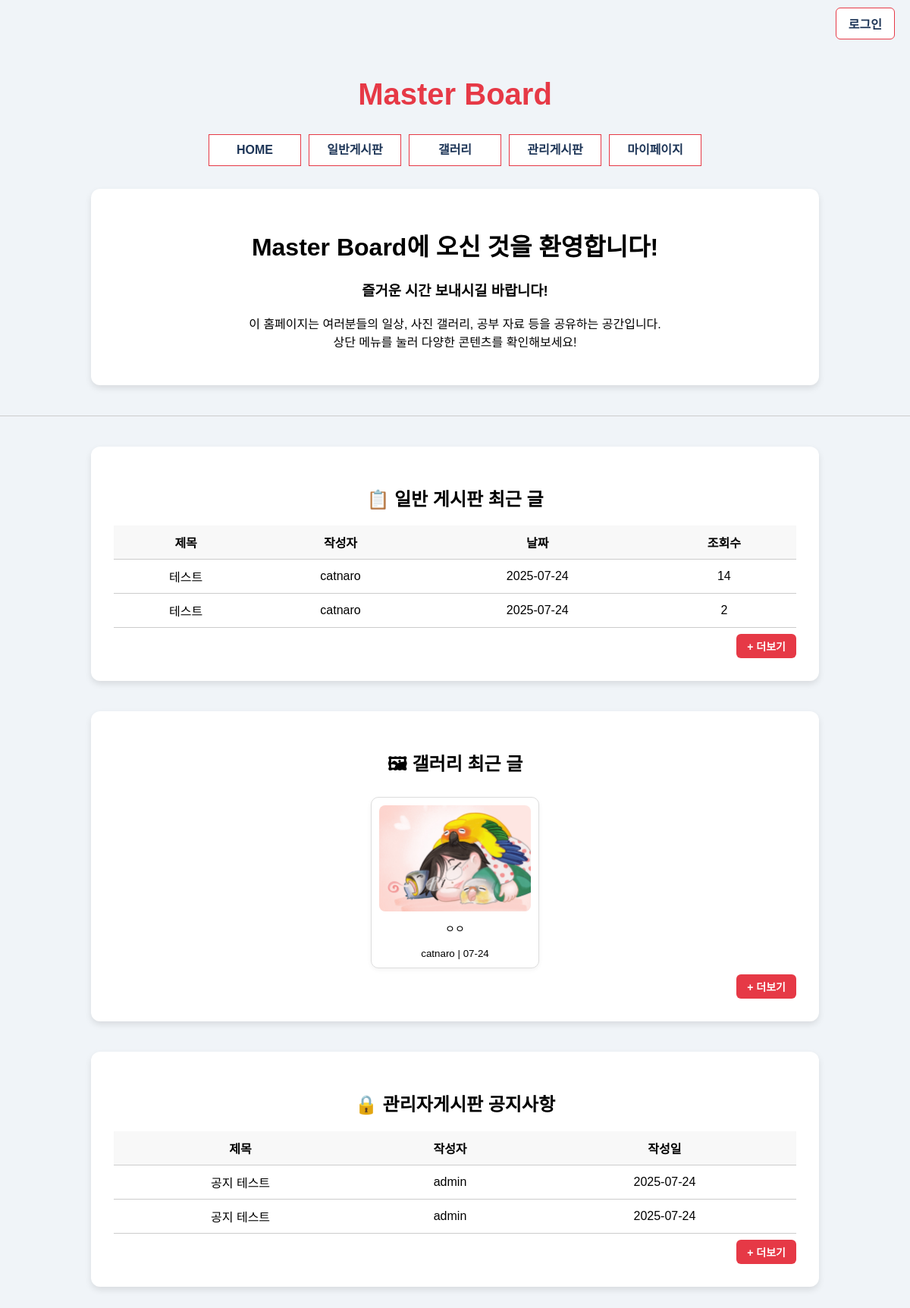
The app's page /, older data.
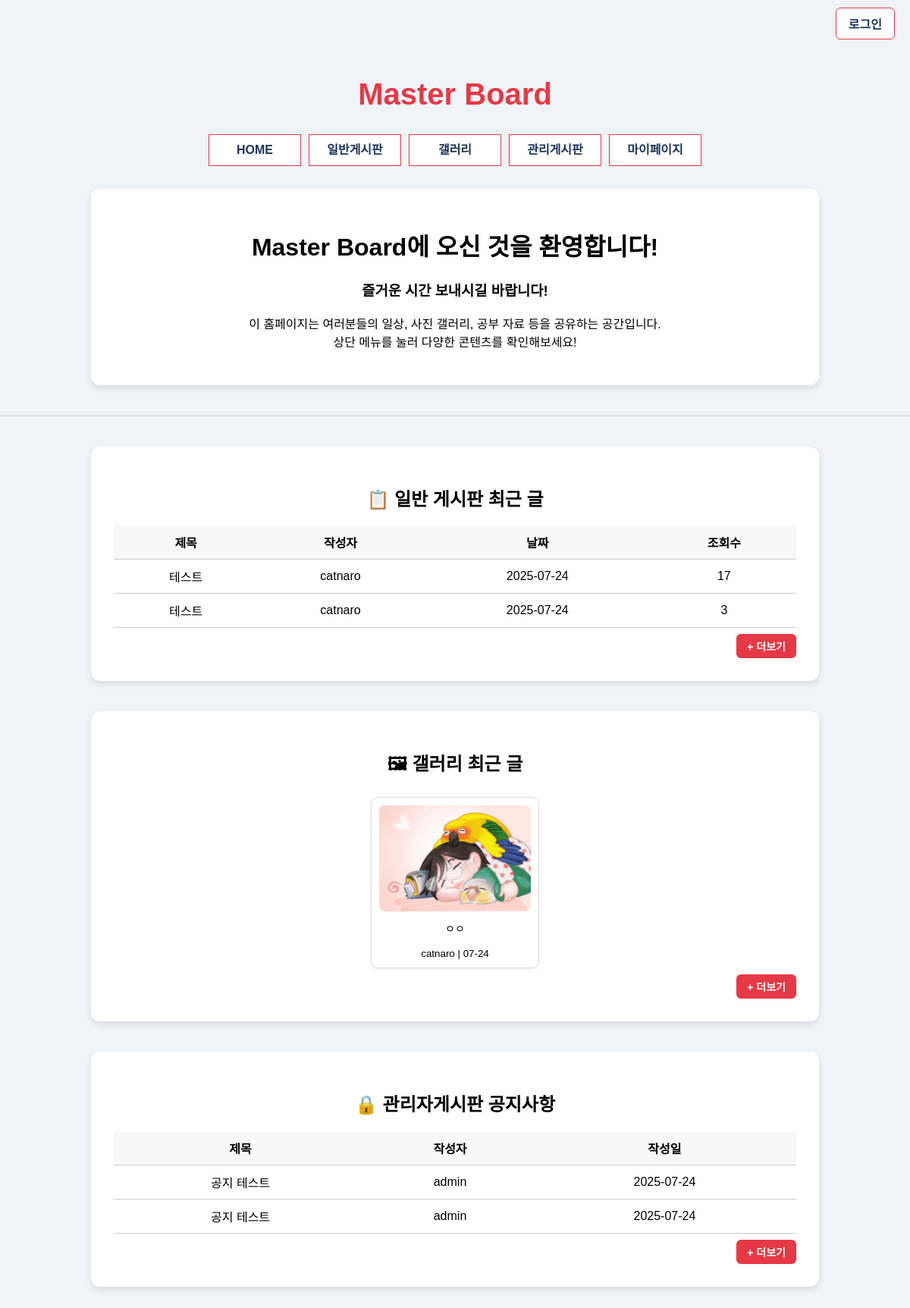
The same page, newer data.
### board/models.py (models this page shows, shortened)
class Post(models.Model):
    BOARD_CHOICES = [
        ('general', '일반게시판'),
        ('gallery', '갤러리'),
        ('admin', '관리자게시판'),
    ]
    title = models.CharField(max_length=200, verbose_name='제목')
    content = models.TextField(verbose_name='내용')
    author = models.ForeignKey(User, on_delete=models.CASCADE, verbose_name='작성자')
    board_type = models.CharField(max_length=20, choices=BOARD_CHOICES, default='general', verbose_name='게시판 구분')
    created_at = models.DateTimeField(auto_now_add=True, verbose_name='작성일')
    updated_at = models.DateTimeField(auto_now=True, verbose_name='수정일')
    views = models.PositiveIntegerField(default=0, verbose_name='조회수')
    likes = models.PositiveIntegerField(default=0, verbose_name='좋아요')
    image = models.ImageField(upload_to='gallery/', blank=True, null=True, verbose_name='이미지')
    class Meta:
        ordering = ['-created_at']
        verbose_name = '게시글'
        verbose_name_plural = '게시글'
    def get_absolute_url(self):
        return reverse('board:post_detail', kwargs={'pk': self.pk})

### accounts/views.py (the view)
# urls.py: path('', home_view, name='home'),
def home_view(request):
    from board.models import Post
    general_posts = Post.objects.filter(board_type='general').order_by('-created_at')[:3]
    gallery_posts = Post.objects.filter(board_type='gallery').order_by('-created_at')[:3]
    admin_posts = Post.objects.filter(board_type='admin').order_by('-created_at')[:3]
    context = {
        'general_posts': general_posts,
        'gallery_posts': gallery_posts,
        'admin_posts': admin_posts,
    }
    return render(request, 'home.html', context)

### templates/home.html (shortened to what this page needs)
<!DOCTYPE html>
<html lang="ko">
<head>
</head>
<body>
  <div class="login-wrapper">
    {% if user.is_authenticated %}
        <a href="{% url 'accounts:profile' %}" class="login-btn">마이페이지</a>
        <a href="{% url 'accounts:logout' %}" class="login-btn" style="margin-left: 10px;">로그아웃</a>
    {% else %}
        <a href="{% url 'accounts:login' %}" class="login-btn">로그인</a>
    {% endif %}
  </div>
    <div>
        <h1 class="title">Master Board</h1>
        <nav>
            <ul id="topmenu">
                <li><a href="{% url 'home' %}">HOME</a></li>
                <li><a href="{% url 'board:board_list' %}">일반게시판</a></li>
                <li><a href="{% url 'board:gallery_list' %}">갤러리</a></li>
                <li><a href="{% url 'board:admin_board_list' %}">관리게시판</a></li>
                <li><a href="{% url 'accounts:profile' %}">마이페이지</a></li>
            </ul>
        </nav>
    </div>
  <div class="content">
    <h1>Master Board에 오신 것을 환영합니다!</h1>
    {% if user.is_authenticated %}
        <h3><strong>{{ user.username }}</strong>님, 즐거운 시간 보내시길 바랍니다!</h3>
    {% else %}
        <h3>즐거운 시간 보내시길 바랍니다!</h3>
    {% endif %}
    <p>
      이 홈페이지는 여러분들의 일상, 사진 갤러리, 공부 자료 등을 공유하는 공간입니다. <br />
      상단 메뉴를 눌러 다양한 콘텐츠를 확인해보세요!
    </p>
  </div>
  <hr />
  <div class="content">
    <h2>📋 일반 게시판 최근 글</h2>
    <table class="preview-table">
      <tr>
        <th>제목</th>
        <th>작성자</th>
        <th>날짜</th>
        <th>조회수</th>
      </tr>
      {% for post in general_posts %}
      <tr>
        <td><a href="{{ post.get_absolute_url }}" style="text-decoration: none; color: inherit;">{{ post.title }}</a></td>
        <td>{{ post.author.username }}</td>
        <td>{{ post.created_at|date:"Y-m-d" }}</td>
        <td>{{ post.views }}</td>
      </tr>
      {% empty %}
      <tr>
        <td colspan="4">등록된 게시글이 없습니다.</td>
      </tr>
      {% endfor %}
    </table>
    <div class="more-btn-wrapper">
      <a href="{% url 'board:board_list' %}" class="more-btn">+ 더보기</a>
    </div>
  </div>
  <div class="content">
    <h2>🖼 갤러리 최근 글</h2>
    <div class="gallery">
      {% for post in gallery_posts %}
      <div class="gallery-item">
        {% if post.image %}
          <img src="{{ post.image.url }}" alt="{{ post.title }}" />
        {% else %}
          <img src="/static/img/no-image.jpg" alt="이미지 없음" />
        {% endif %}
        <p><a href="{{ post.get_absolute_url }}" style="text-decoration: none; color: inherit;">{{ post.title }}</a></p>
        <small>{{ post.author.username }} | {{ post.created_at|date:"m-d" }}</small>
      </div>
      {% empty %}
      <div class="gallery-item">
        <p>등록된 갤러리가 없습니다.</p>
      </div>
      {% endfor %}
    </div>
    <div class="more-btn-wrapper">
      <a href="{% url 'board:gallery_list' %}" class="more-btn">+ 더보기</a>
    </div>
  </div>
  <div class="content">
    <h2>🔒 관리자게시판 공지사항</h2>
    <table class="preview-table">
      <tr>
        <th>제목</th>
        <th>작성자</th>
        <th>작성일</th>
      </tr>
      {% for post in admin_posts %}
      <tr>
        <td><a href="{{ post.get_absolute_url }}" style="text-decoration: none; color: inherit;">{{ post.title }}</a></td>
        <td>{{ post.author.username }}</td>
        <td>{{ post.created_at|date:"Y-m-d" }}</td>
      </tr>
      {% empty %}
      <tr>
        <td colspan="3">등록된 공지사항이 없습니다.</td>
      </tr>
      {% endfor %}
    </table>
    <div class="more-btn-wrapper">
      <a href="{% url 'board:admin_board_list' %}" class="more-btn">+ 더보기</a>
    </div>
  </div>
</body>
</html>

### templates/home.html (style rules this page uses)
body { font-family: "맑은 고딕", sans-serif; background-color: #f0f4f8; margin: 0; padding: 0; text-align: center; }
h1.title { color: #e63946; margin-top: 40px; margin-bottom: 20px; font-size: 2.5rem; }
.login-wrapper { display: flex; justify-content: flex-end; padding: 10px 20px; }
.login-btn { background-color: white; color: #1d3557; border: 1px solid #e63946; padding: 8px 16px; border-radius: 6px; font-weight: 600; cursor: pointer; text-decoration: none; transition: 0.3s ease; }
nav { display: flex; justify-content: center; margin: 30px 0; }
ul#topmenu { padding: 0; margin: 0; display: flex; gap: 10px; }
ul#topmenu li { list-style: none; background-color: #ffffff; color: #1d3557; border: 1px solid #e63946; width: 120px; height: 40px; line-height: 40px; font-weight: 600; cursor: pointer; transition: all 0.3s ease; }
ul#topmenu li a { display: block; width: 100%; height: 100%; text-decoration: none; color: inherit; }
.content { background-color: #ffffff; width: 80%; max-width: 900px; margin: 0 auto 40px; padding: 30px; border-radius: 12px; box-shadow: 0 4px 8px rgba(0, 0, 0, 0.1); word-wrap: break-word; overflow-wrap: break-word; white-space: nowrap; overflow-x: auto; }
.content h3 { margin-top: 20px; }
.content p { margin-top: 15px; }
hr { border: none; height: 1px; background-color: #ccc; margin: 40px 0; }
.preview-table { width: 100%; border-collapse: collapse; margin-top: 10px; }
.preview-table th, .preview-table td { padding: 10px; text-align: center; border-bottom: 1px solid #ccc; }
.preview-table th { background-color: #f8f8f8; font-weight: bold; }
.gallery { display: flex; justify-content: center; gap: 20px; flex-wrap: wrap; margin-top: 10px; }
.gallery-item { background-color: #fff; border: 1px solid #ddd; border-radius: 10px; width: 200px; padding: 10px; box-shadow: 0 2px 6px rgba(0, 0, 0, 0.05); transition: transform 0.2s ease; }
.gallery-item img { width: 100%; height: 140px; object-fit: cover; border-radius: 8px; }
.gallery-item p { margin-top: 8px; font-size: 14px; }
.more-btn { display: inline-block; background-color: #e63946; color: white; padding: 6px 14px; border-radius: 6px; font-weight: 600; text-decoration: none; cursor: pointer; transition: background-color 0.3s ease; font-size: 14px; }
.more-btn-wrapper { text-align: right; margin-top: 8px; }

Row changes from the older to the newer data that the page shows:
changed Post (number 1 of 5 on the later page): views "14" → "17"
changed Post (number 2 of 5 on the later page): views "2" → "3"
